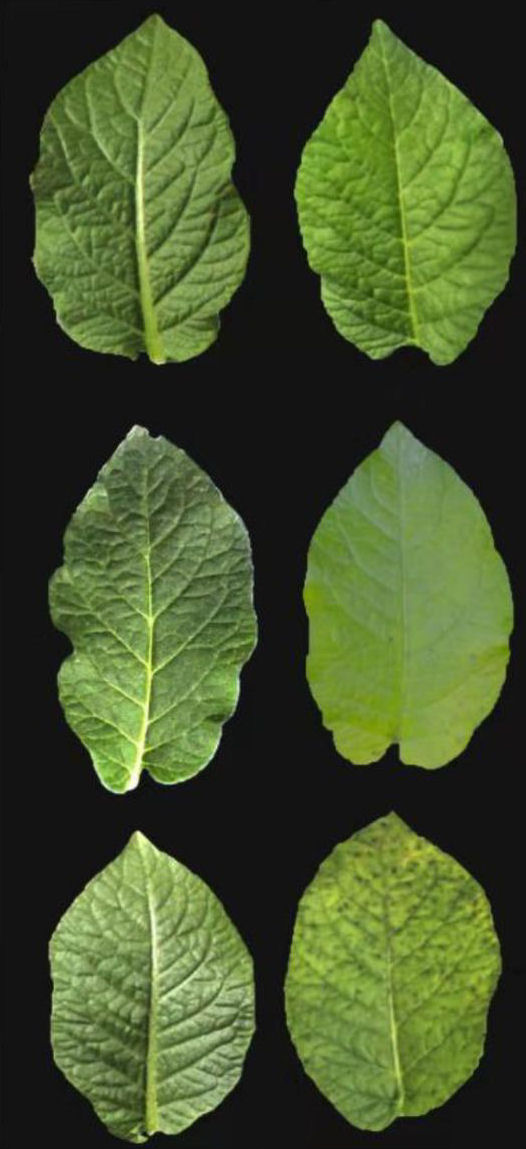
#> input picture daun.jpg, 526 x 1149 px
$ python contour.py
#> lines starting #> are read from the running program, lines starting #| are printed output that depends on the picture; after the words box and inside, x2 and y2 are one past the last pixel; in counts of white or black regions, pixels touching at a corner belong together
# Steps for Detecting and Drawing Contours in OpenCV
# https://learnopencv.com/contour-detection-using-opencv-python-c/
import cv2
import numpy as np
# Step 1 - Read the image and convert it to Grayscale format
image = cv2.imread('daun.jpg')
#> image is the input picture: shape (1149, 526, 3); mean B, G, R 43.4, 83.2, 68
gray = cv2.cvtColor(image, cv2.COLOR_BGR2GRAY)
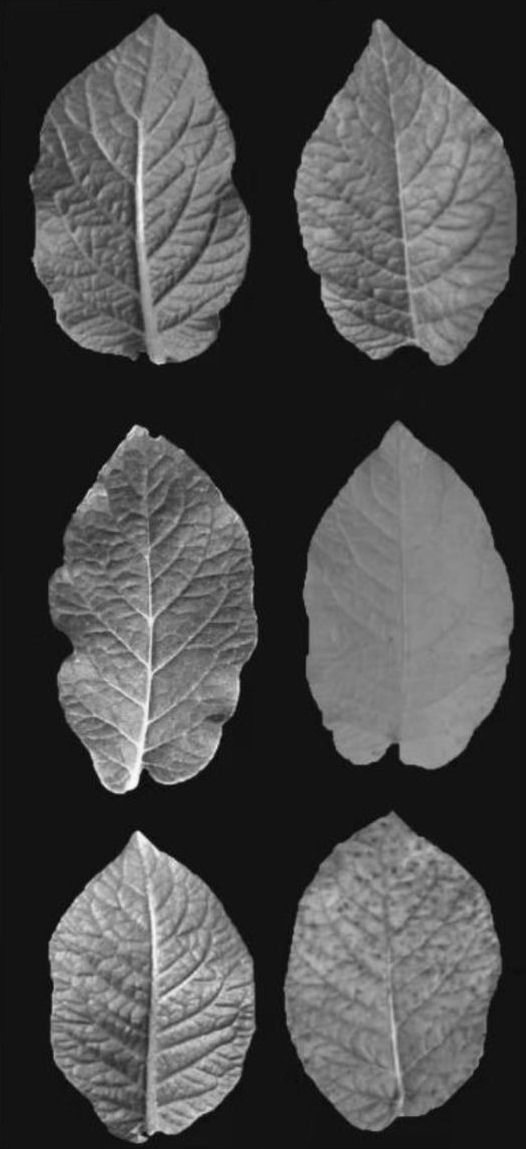
#> gray: shape (1149, 526); min 1, max 254, mean 74.1

# Step 2 - Apply Binary Thresholding
# now use the threshold() function to apply a binary threshold to the image.
# any pixel with a value greater than 150 will be set to a value of 255.
# all remaining pixels in the resulting image will be set to 0 (BLACK).
# the thresehold value of 150 is a TUNABLE parameter, so you can experiment with it.
ret, biner = cv2.threshold(gray, 35, 255, cv2.THRESH_BINARY)
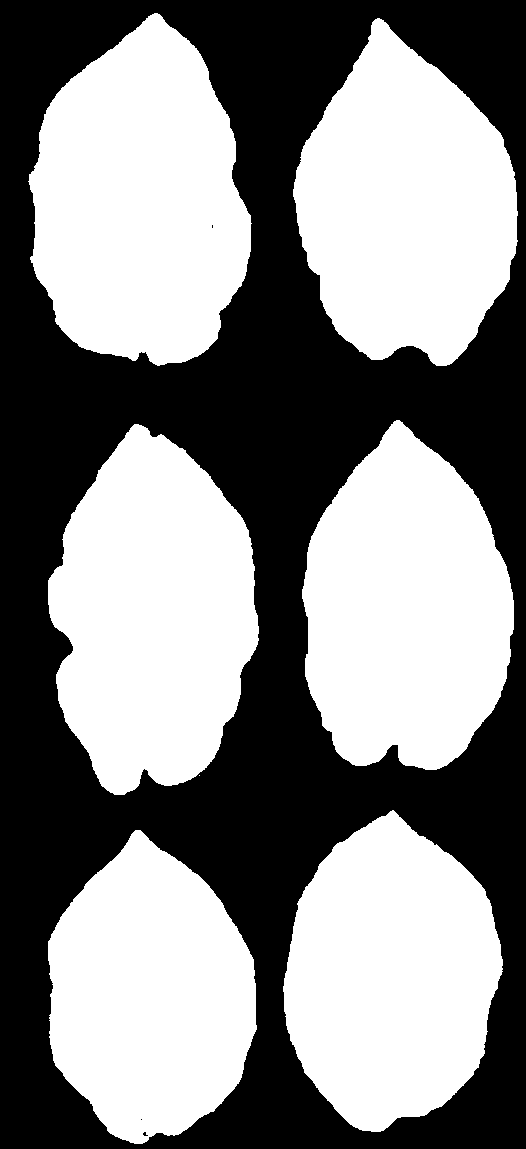
#> biner: shape (1149, 526); 53% white; 4 black regions (3 under 20 px)
# untuk membentuk semua citra berwarna yang ada 3 kanal menjadi 0 (warna hitam)
# pada citra inilah kontur hendak digambar dan memungkinkan kontur untuk diwarnai
numRow = biner.shape[0]   # memperoleh jumlah baris berwarna hitam
#> numRow = 1149
numCol = biner.shape[1]   # memperoleh jumlah baris berwarna putih
#> numCol = 526
citraKontur = np.zeros((numRow, numCol, 3), np.uint8)

# Step 3 - Find and Draw the Contours

# Contour in binary
contour1, hierarchy1 = cv2.findContours(biner, cv2.RETR_EXTERNAL, cv2.CHAIN_APPROX_NONE)
#> contour1 = 7 contours, 1 with area under 20; largest, box (x1, y1, x2, y2) and area: (28, 13, 252, 366) 57058, (48, 424, 259, 795) 55737, (302, 420, 514, 770) 54152, (293, 18, 518, 366) 53244, (283, 810, 503, 1132) 50795, (48, 830, 257, 1144) 46906
cv2.drawContours(citraKontur, contour1, -1, (255, 255, 255), 1)
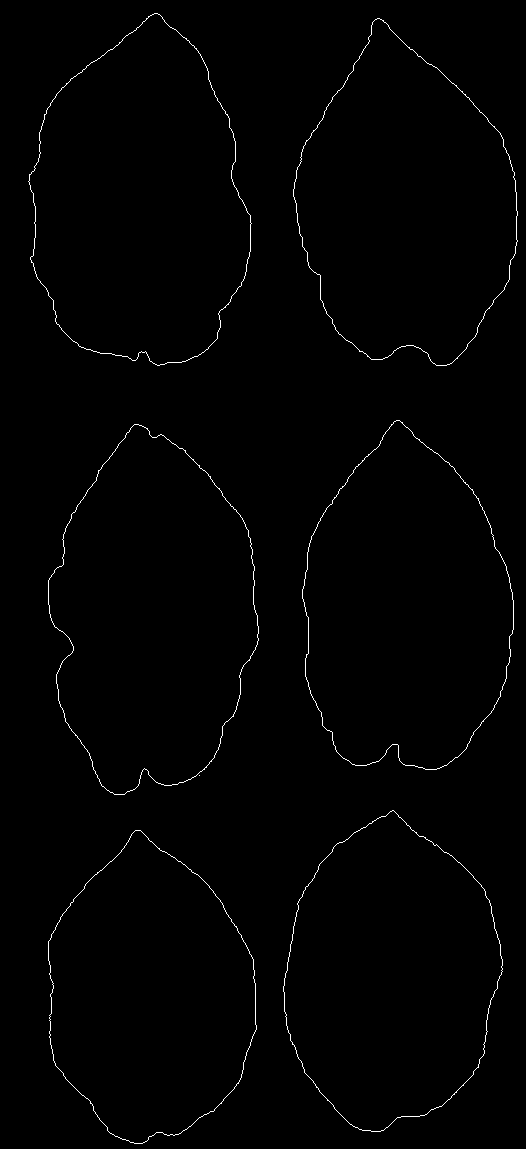
#> citraKontur: shape (1149, 526, 3); 0.8% white in thin lines or dots
# -1 menyatakan bahwa semua kontur diberi warna sama
# (255, 255, 255) menyatakan warna dari kontur - putih
# 1 menyatakan ketebalan kontur sebesar 1 pixel
# ---
# apabila ingin menjukkan warna yang berbeda
# warna = [(255, 255, 255), (230, 216, 187), (255, 255, 0), (255, 0, 255),(0, 255, 255)]
# for index in range (len(kontur)):
#   cv2.drawContours(citraKontur, kontur, index, warna[index %5], 1)
# index %5 untuk memastikan index pada warna selalu dalam jangkauan 0 hingga 4
# ---
citraRGB = cv2.merge((biner, biner, biner))
#> citraRGB: shape (1149, 526, 3); 53% white; 4 black regions (3 under 20 px), largest, box (x1, y1, x2, y2) and area: (0, 0, 526, 1149) 284043
# Script di atas digunakan untuk membentuk citra berwarna dari citra berskala abu-abu atau biner)
# Hal ini dilakukan agar dapat digabungkan dengan citraKontur yang merupakan citra berwarna
hasil = np.hstack((citraRGB, citraKontur))
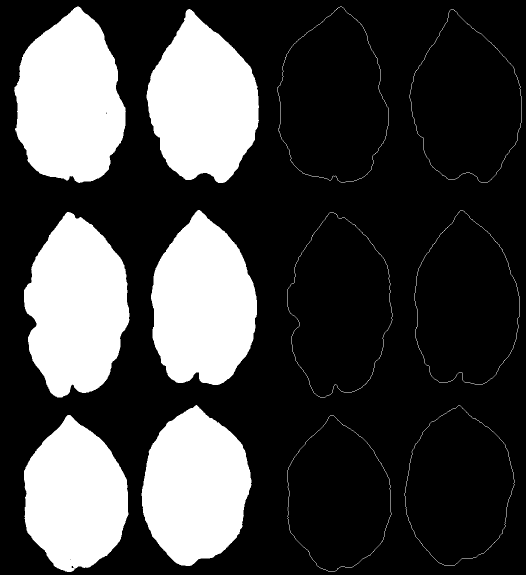
#> hasil: shape (1149, 1052, 3) (shown at 1/2 size); 26.9% white; 14 white regions (2 under 20 px)
cv2.imshow('Hasil', hasil)
cv2.waitKey()

# Kontur dengan Warna
contour2, hierarchy2 = cv2.findContours(image = biner, mode = cv2.RETR_TREE, method = cv2.CHAIN_APPROX_NONE)
#> contour2 = 10 contours, 4 with area under 20; largest, box (x1, y1, x2, y2) and area: (28, 13, 252, 366) 57058, (48, 424, 259, 795) 55737, (302, 420, 514, 770) 54152, (293, 18, 518, 366) 53244, (283, 810, 503, 1132) 50795, (48, 830, 257, 1144) 46906
img = image.copy()
#> (the run stopped early here; a loop or call above may not have finished)

$ run again, with apple.png saved as daun.jpg
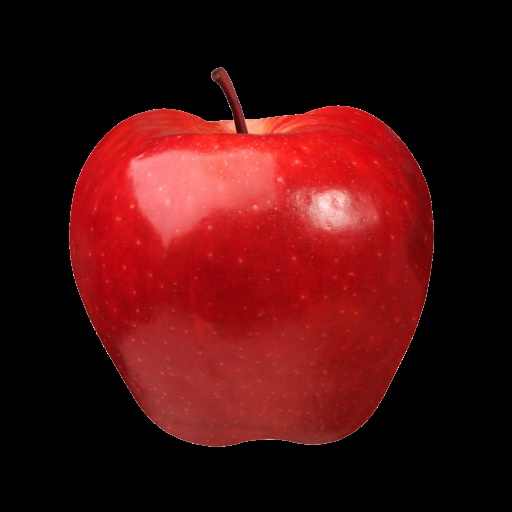
#> input picture apple.png, 512 x 512 px
#> image is the input picture: shape (512, 512, 3); mean B, G, R 15.1, 14.9, 71.6
#> `ret, biner = cv2.threshold(gray, 35, 255, cv2.THRESH_BINARY)`:
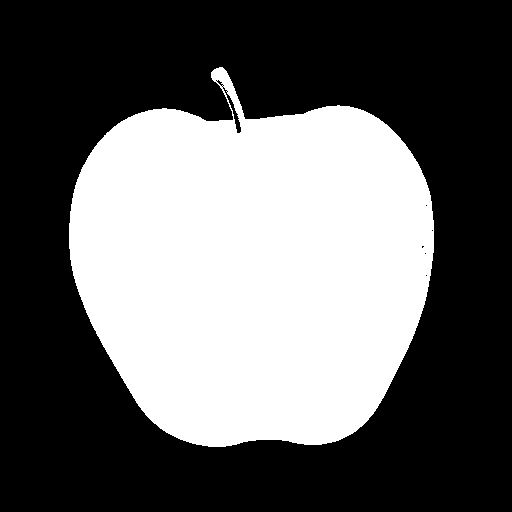
#> biner: shape (512, 512); 39.3% white; 1 white region
#> contour1 = 1 contour; box (x1, y1, x2, y2) and area: (69, 67, 434, 447) 102602
#> citraKontur: shape (512, 512, 3); 0.45% white in thin lines or dots, all inside (x1, y1, x2, y2) = (69, 67, 434, 447)
#> citraRGB: shape (512, 512, 3); 39.3% white; 1 white region, box (x1, y1, x2, y2) and area: (69, 67, 434, 447) 103019
#> `hasil = np.hstack((citraRGB, citraKontur))`:
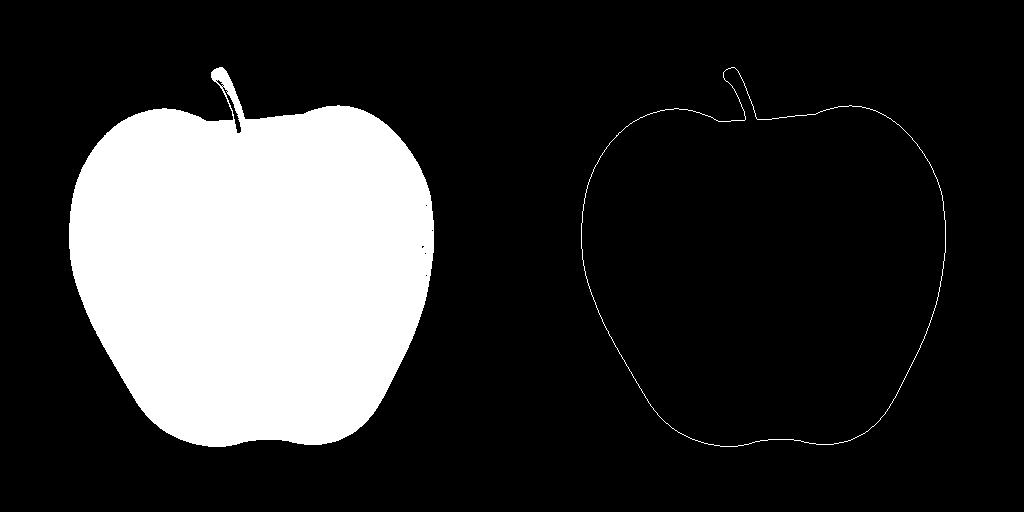
#> hasil: shape (512, 1024, 3); 19.9% white; 2 white regions
#> contour2 = 12 contours, 9 with area under 20; largest, box (x1, y1, x2, y2) and area: (69, 67, 434, 447) 102602, (222, 86, 242, 134) 196, (216, 79, 224, 87) 21
